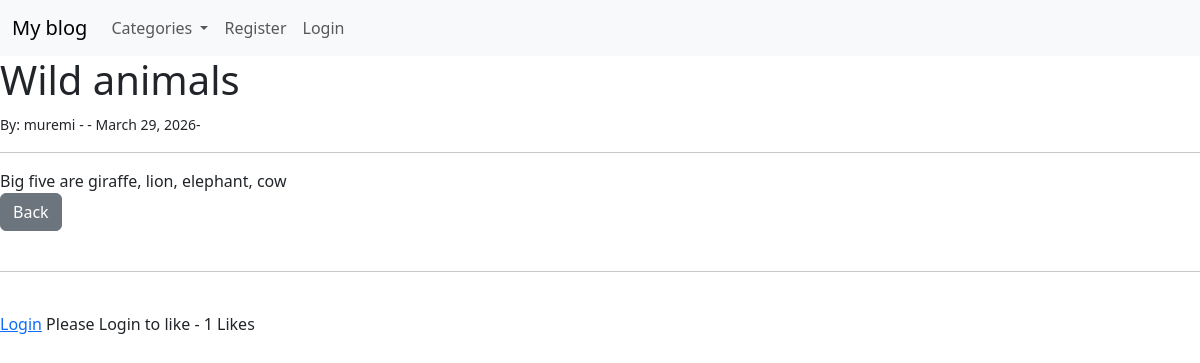
Page /article/21 on the committed database.
### blog/models.py (models this page shows, shortened)
class Post(models.Model):
    title = models.CharField(max_length=255)
    title_tag = models.CharField(max_length=255)
    author = models.ForeignKey(User, on_delete=models.CASCADE)
    body = models.TextField()
    post_date = models.DateField(auto_now_add=True)
    category = models.CharField(max_length=255)
    likes = models.ManyToManyField(User, related_name='blog_posts')
    def total_likes(self):
        return self.likes.count()

### blog/views.py (the view)
# urls.py: path('article/<int:pk>', ArticleDetailView.as_view(), name='article_detail'),
class ArticleDetailView(DetailView):
    model = Post
    template_name = 'article_detail.html'
    def get_context_data(self, *args, **kwargs):
        cat_menu = Category.objects.all()
        context = super(ArticleDetailView, self).get_context_data(*args, **kwargs)
        context["cat_menu"] = cat_menu
        stuff = get_object_or_404(Post, id=self.kwargs['pk'])
        total_likes = stuff.total_likes()
        liked = False
        if stuff.likes.filter(id=self.request.user.id).exists():
            liked = True
        context["total_likes"] = total_likes
        context["liked"] = liked
        return context

### blog/models.py (called while the page is built)
    def __str__(self):
        return self.name

### blog/templates/article_detail.html (shortened to what this page needs)
{% extends 'base.html' %}
{% block content %}
<h1>{{ post.title}}</h1>
<small>By: {{ post.author.username }} -
    {{ post.author.last_name }} -
    {{post.post_date}}-
</small><br />
<hr>
{{ post.body }}
<br />
<a href="{% url 'home' %}" class="btn btn-secondary">Back</a>
<br/><br/>
<hr>
<br/>
<form action="{% url 'like_post' post.pk %}" method="POST">
    {% if user.is_authenticated %}
            {% if liked %}
            <button type="submit", name="post_id", value="{{ post.id }}",
            class="btn btn-danger btn-sm">Unlike</button>
            {% else %}
            <button type="submit", name="post_id", value="{{ post.id }}",
            class="btn btn-primary btn-sm">Like</button>
            {% endif %}
        {% else %}
            <a href="{% url 'login' %}">Login</a>
            Please Login to like
        {% endif %}
            - {{ total_likes }} Likes
</form>
{% endblock %}

### rows in the picture
Post: title "Wild animals", author.username "muremi", post_date "March 29, 2026", body "Big five are giraffe, lion, elephant, cow"

### other values in the picture
{{ total_likes }} "1"
